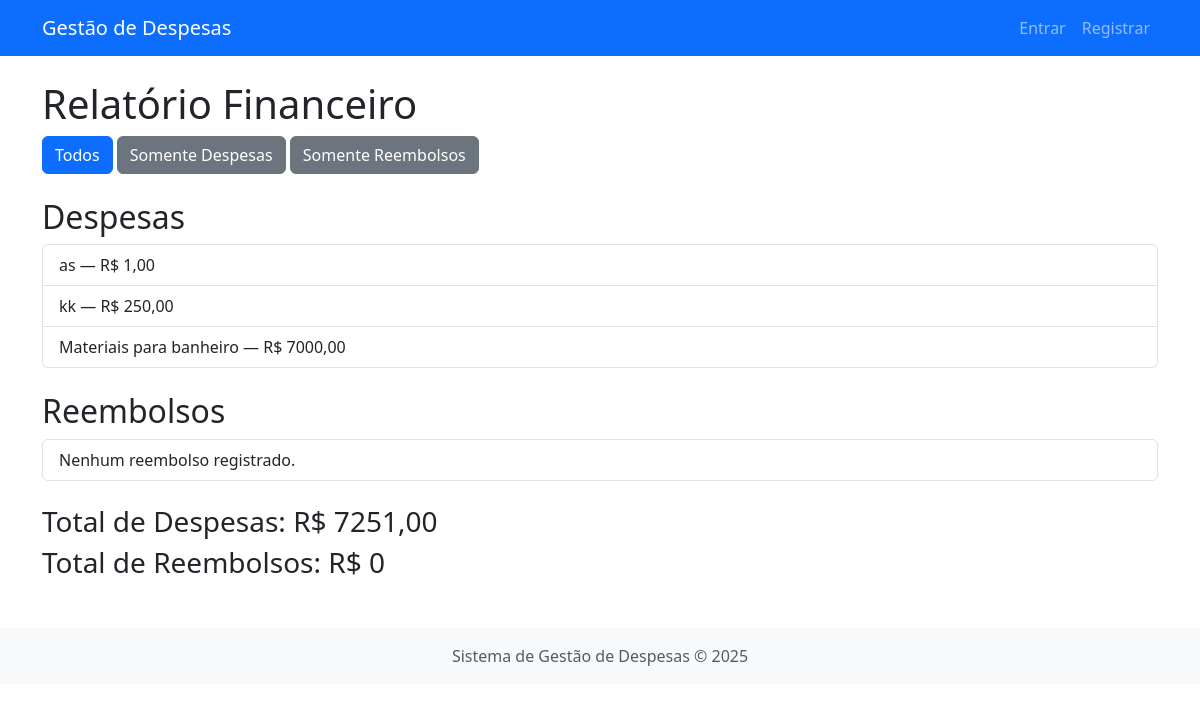
The app's page /relatorios/gerar/ with its own data.
### despesas/models.py (models this page shows, shortened)
class Despesa(models.Model):
    STATUS_CHOICES = [
        ('RASCUNHO', 'Rascunho'),
        ('ENVIADA', 'Enviada para aprovação'),
        ('APROVADA', 'Aprovada'),
        ('NEGADA', 'Negada'),
        ('PAGA', 'Reembolso realizado'),
    ]
    funcionario = models.ForeignKey(Funcionario, on_delete=models.CASCADE, related_name='despesas')
    categoria = models.ForeignKey(CategoriasDespesa, on_delete=models.PROTECT, related_name='despesas')
    descricao = models.TextField()
    valor = models.DecimalField(max_digits=10, decimal_places=2, validators=[MinValueValidator(0.01)])
    data_despesa = models.DateField()
    comprovante = models.FileField(upload_to='comprovantes/', blank=True, null=True)
    data_criacao = models.DateTimeField(auto_now_add=True)
    data_atualizacao = models.DateTimeField(auto_now=True)
    status = models.CharField(max_length=20, choices=STATUS_CHOICES, default='RASCUNHO')
    codigo = models.UUIDField(default=uuid.uuid4, editable=False, unique=True)
    class Meta:
        verbose_name = 'Despesa'
        verbose_name_plural = 'Despesas'
        ordering = ['-data_criacao']

### despesas/views.py (the view)
# urls.py: path('relatorios/gerar/', views.relatorio_gerar, name='relatorio_gerar'),
def relatorio_gerar(request):
    filtro = request.GET.get('filtro', 'todos')  # pega o filtro enviado
    despesas = []
    reembolsos = []
    if filtro in ['todos', 'despesas']:
        despesas = Despesa.objects.all()
    if filtro in ['todos', 'reembolsos']:
        reembolsos = Reembolso.objects.all()
    total_despesas = sum(d.valor for d in despesas)
    total_reembolsos = sum(r.valor for r in reembolsos)
    context = {
        'despesas': despesas,
        'reembolsos': reembolsos,
        'total_despesas': total_despesas,
        'total_reembolsos': total_reembolsos,
        'filtro': filtro,
    }
    return render(request, 'despesas/relatorio_gerar.html', context)

### despesas/templates/despesas/relatorio_gerar.html (shortened to what this page needs)
{% extends 'despesas/base.html' %}
{% block content %}
<h1>Relatório Financeiro</h1>
<div class="mb-4">
    <a href="?filtro=todos" class="btn btn-primary">Todos</a>
    <a href="?filtro=despesas" class="btn btn-secondary">Somente Despesas</a>
    <a href="?filtro=reembolsos" class="btn btn-secondary">Somente Reembolsos</a>
</div>
{% if filtro == "todos" or filtro == "despesas" %}
<h2>Despesas</h2>
<ul class="list-group mb-4">
    {% for despesa in despesas %}
    <li class="list-group-item">
        {{ despesa.descricao }} — R$ {{ despesa.valor }}
    </li>
    {% empty %}
    <li class="list-group-item">Nenhuma despesa registrada.</li>
    {% endfor %}
</ul>
{% endif %}
{% if filtro == "todos" or filtro == "reembolsos" %}
<h2>Reembolsos</h2>
<ul class="list-group mb-4">
    {% for reembolso in reembolsos %}
    <li class="list-group-item">
        {{ reembolso.descricao }} — R$ {{ reembolso.valor }}
    </li>
    {% empty %}
    <li class="list-group-item">Nenhum reembolso registrado.</li>
    {% endfor %}
</ul>
{% endif %}
<h3>Total de Despesas: R$ {{ total_despesas }}</h3>
<h3>Total de Reembolsos: R$ {{ total_reembolsos }}</h3>
{% endblock %}

### records on screen
Despesa: descricao "as", valor "1,00"
Despesa: descricao "kk", valor "250,00"
Despesa: descricao "Materiais para banheiro", valor "7000,00"

### other values on screen
{{ total_despesas }} "7251,00"
{{ total_reembolsos }} "0"
